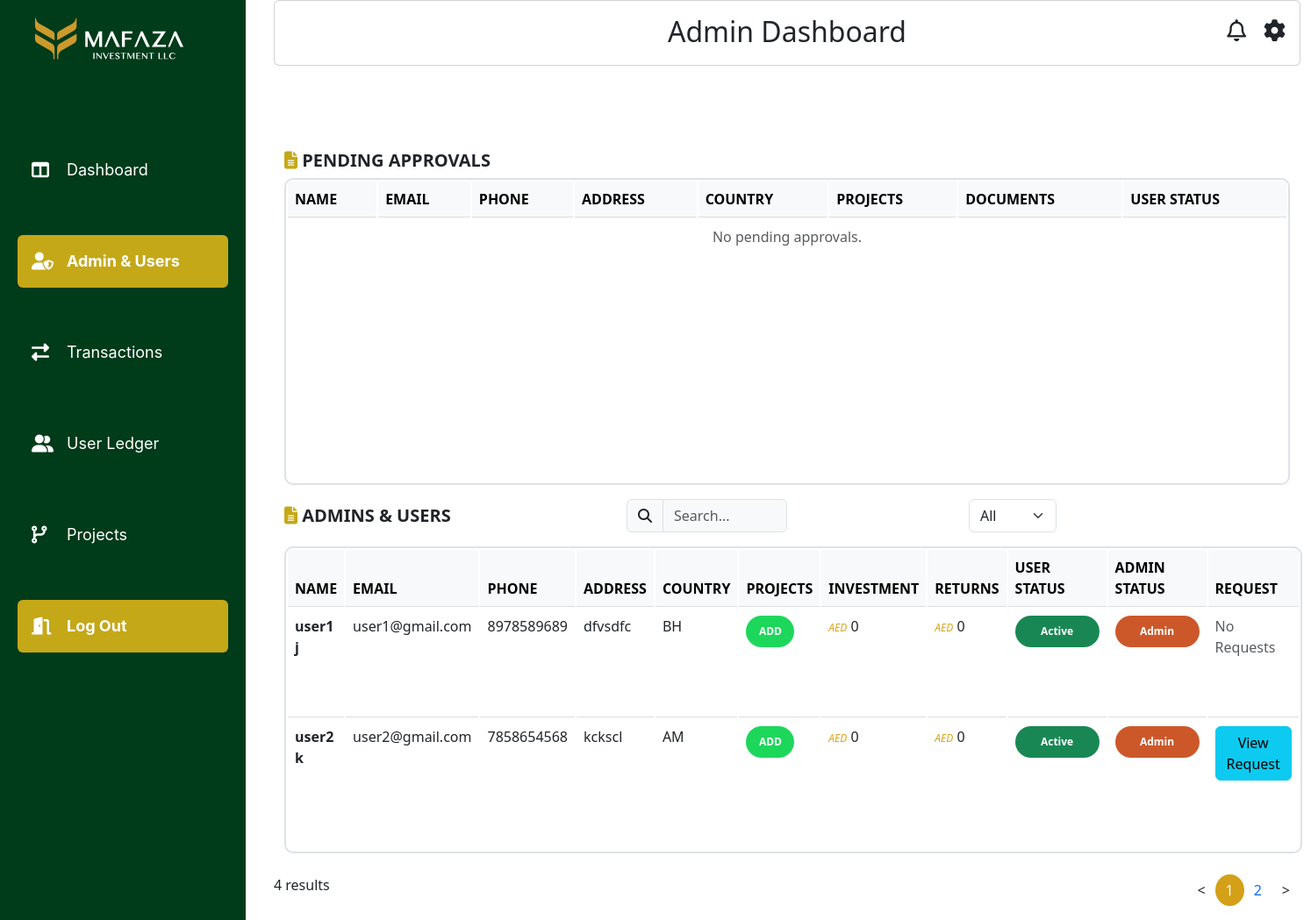
Screenshot of /mafazapp/adminusers/ (signed in) with the database file from the repository.
### mafazapp/models.py (models this page shows, shortened)
class CustomUser(AbstractUser):
    id = models.UUIDField(primary_key=True, default=uuid.uuid4, editable=False)
    phone_number = models.CharField(max_length=15)
    address = models.TextField()
    country = CountryField()
    status = models.CharField(max_length=20, choices=STATUS_CHOICES, default='PENDING')
    is_approved = models.BooleanField(default=False)
    created_at = models.DateTimeField(auto_now_add=True)
    has_requested = models.BooleanField(default=False)

### mafazapp/views.py (the view, shortened to what this page needs)
# urls.py: path('adminusers/', views.adminusers, name='adminusers'),
@user_passes_test(admin_required, login_url='home')
@never_cache
def adminusers(request):
    User = get_user_model()
    search_query = request.GET.get('search', '')
    user_type = request.GET.get('user_type', '')
    users = User.objects.exclude(is_superuser=True)
    approved_users = users.filter(is_approved=True)
    pending_users = users.filter(is_approved=False)
    requested_users = approved_users.filter(has_requested=True)
    paginator = Paginator(approved_users, 2)
    page_number = request.GET.get('page')
    page_users = paginator.get_page(page_number)
    return render(request, 'adminusers.html', {
        'users': page_users,
        'pending_users': pending_users,
        'requested_users': requested_users,
        'search_query': search_query,
        'user_type': user_type
    })

### mafazapp/views.py (called while the page is built)
def admin_required(user):
    return user.is_authenticated and user.is_staff

### mafazapp/templates/adminusers.html (shortened to what this page needs)
{% load static %}
<!DOCTYPE html>
<html lang="en">
<head>
    <link rel="stylesheet" type="text/css" href="{% static 'css/style.css' %}">
    <link href="https://cdn.jsdelivr.net/npm/bootstrap@5.3.0/dist/css/bootstrap.min.css" rel="stylesheet">
    <link rel="stylesheet" href="https://cdnjs.cloudflare.com/ajax/libs/font-awesome/6.5.1/css/all.min.css">
</head>
<body >
    <div class="sidebar" id="sidebar" >
        <div class="col-lg-4 col-md-12 col-sm-12 col-12 logo">
            <img src="{% static 'images/logo.svg' %}" alt="Logo" class="img-fluid ">
        </div>
<br><br><br><br>
<nav class="sidebar-menu">
    <a href="{% url 'admindashboard' %}" class="nav-link">
        <i class="fa-solid fa-table-columns"></i> Dashboard
    </a>
    <a href="{% url 'adminusers' %}" class="nav-link active">
        <i class='fas fa-user-shield'></i>
        Admin & Users
    </a>
    <a href="{% url 'admintransaction' %}" class="nav-link">
        <i class="fa-solid fa-exchange-alt"></i>
        Transactions
    </a>
    <a href="{% url 'userledger' %}" class="nav-link">
        <i class="fa-solid fa-user-group"></i>
          User Ledger
    </a>
    <a href="{% url 'adminprojects' %}" class="nav-link">
        <i class="fa-solid fa-code-branch"></i>
             Projects
    </a>
<a href="{% url 'logout' %}" class="nav-link logout">
        <i class="fa-solid fa-door-open"></i>
             Log Out
    </a>
</nav>
</div>
<div class="content">
    <div class="container-fluid" >
        <div class="row">
            <div class="col-lg-12 col-md-12 col-sm-12 col-12">
                <div class="card p-3">
                    <h2 class="text-center">Admin Dashboard</h2>
                    <div class="icons">
                        <i class="fa-regular fa-bell"></i>
                        <i class="fas fa-cog settings-icon"></i>
                    </div>
                </div>
            </div>
        </div>
                <br><br><br>
                <div class="container-fluid mt-4">
                    <h5 class="fw-bold text-uppercase"> <i class="fas fa-file-alt"></i> Pending Approvals</h5>
                    <table class="table">
                        <thead class="table-light">
                            <tr>
                                <th>NAME</th>
                                <th>Email</th>
                                <th>Phone</th>
                                <th>Address</th>
                                <th>Country</th>
                                <th>PROJECTS</th>
                                <th>DOCUMENTS</th>
                                <th>USER STATUS</th>
                            </tr>
                        </thead>
                        <tbody>
                            {% for user in pending_users %}
                            <tr>
                                <td><strong>{{ user.first_name }} {{ user.last_name }}</strong></td>
                                <td>{{ user.email }}</td>
                                <td>{{ user.phone_number }}</td>
                                <td>{{ user.address }}</td>
                                <td>{{ user.country }}</td>
                                <td>WizeGlow</td>
                                <td><a href="#" class="text-primary">UPLOAD DOCUMENTS</a></td>
                                <td>
                                    <form method="POST" action="{% url 'adminusers' %}">
                                        {% csrf_token %}
                                        <input type="hidden" name="user_id" value="{{ user.id }}">
                                        <button type="submit" name="action" value="confirm_toggle"
                                            class="badge2 bg-warning text-dark">
                                            PENDING
                                        </button>
                                    </form>
                                </td>
                            </tr>
                            {% empty %}
                            <tr>
                                <td colspan="8" class="text-center text-muted">No pending approvals.</td>
                            </tr>
                            {% endfor %}
                        </tbody>
                    </table>
                    <div class="row align-items-center">
                        <div class="col-lg-4 col-md-4 col-sm-12 col-12  mb-2 mb-md-0">
                            <h5 class="fw-bold text-uppercase me-3 mb-0">
                                <i class="fas fa-file-alt"></i> Admins & Users
                            </h5>
                        </div>
                        <div class=" col-lg-4 col-md-4 col-sm-12  col-12 col-md">
                            <div class="input-group w-50">
                                <span class="input-group-text"><i class="fas fa-search"></i></span>
                                <input type="text" name="search" class="form-control bg-light"
                                       placeholder="Search..." value="{{ search_query }}">
                            </div>
                        </div>
                        <div class="col-lg-4 col-md-4 col-sm-12 col-12  mt-2 mt-md-0">
                            <form method="GET" action="{% url 'adminusers' %}">
                                <select name="user_type" class="form-select w-auto" onchange="this.form.submit()">
                                    <option value="" {% if not user_type %}selected{% endif %}>All</option>
                                </select>
                            </form>
                        </div>
                    </div>
                    <table class="table mt-3">
                        <thead class="table-light">
                            <tr>
                                <th>NAME</th>
                                <th>Email</th>
                                <th>Phone</th>
                                <th>Address</th>
                                <th>Country</th>
                                <th>PROJECTS</th>
                                <th>INVESTMENT</th>
                                <th>RETURNS</th>
                                <th>USER STATUS</th>
                                <th>ADMIN STATUS</th>
                                <th>REQUEST</th>
                            </tr>
                        </thead>
                        <tbody>
                            {% for user in users %}
                            <tr>
                                <td><strong>{{ user.first_name }} {{ user.last_name }}</strong></td>
                                <td>{{ user.email }}</td>
                                <td>{{ user.phone_number }}</td>
                                <td>{{ user.address }}</td>
                                <td>{{ user.country }}</td>
                                <td><button class="badge4" data-bs-toggle="modal" data-bs-target="#assignProjectModal">ADD</button></td>
                                <td><span class="currency">AED</span> 0</td>
                                <td><span class="currency">AED</span> 0</td>
                                <td>
                                    <form method="POST" action="{% url 'adminusers' %}">
                                        <button type="submit" name="action" value="confirm_toggle"
                                            class="badge3 {% if user.is_approved %}bg-success{% else %}bg-warning{% endif %}">
                                            {% if user.is_approved %} Active {% else %} Pending {% endif %}
                                        </button>
                                    </form>
                                </td>
                                <td>
                                    <form method="POST" action="{% url 'adminusers' %}">
                                        <button type="submit" name="action" value="{% if user.is_staff %}demote{% else %}promote{% endif %}"
                                                class="badge1 {% if user.is_staff %}admin{% else %}user{% endif %}">
                                            {% if user.is_staff %} Admin {% else %} User {% endif %}
                                        </button>
                                    </form>
                                </td>
<td>
    {% if user.has_requested %}
        <button type="button" class="btn btn-info" data-bs-toggle="modal" data-bs-target="#resetPasswordModal{{ user.id }}">
            View Request
        </button>
    {% else %}
        <span class="text-muted">No Requests</span>
    {% endif %}
</td>
            </tr>
               {% endfor %}
                        </tbody>
                    </table>
                    </div>
                   <div class="row mt-4">
                    <div class="col-6">
                        <p>{{ users.paginator.count }} results</p>
                    </div>
                    <div class="col-6">
                        <nav aria-label="Page navigation example">
                            <ul class="pagination justify-content-end">
                                {% if users.has_previous %}
                                    <li class="page-item">
                                        <a class="page-link" href="?page={{ users.previous_page_number }}">&lt;</a>
                                    </li>
                                {% else %}
                                    <li class="page-item disabled">
                                        <a class="page-link" href="#">&lt;</a>
                                    </li>
                                {% endif %}
                                {% for num in users.paginator.page_range %}
                                    {% if num == users.number %}
                                        <li class="page-item active">
                                            <a class="page-link" href="?page={{ num }}">{{ num }}</a>
                                        </li>
                                    {% elif num > users.number|add:-3 and num < users.number|add:3 %}
                                        <li class="page-item">
                                            <a class="page-link" href="?page={{ num }}">{{ num }}</a>
                                        </li>
                                    {% endif %}
                                {% endfor %}
                                {% if users.has_next %}
                                    <li class="page-item">
                                        <a class="page-link" href="?page={{ users.next_page_number }}">&gt;</a>
                                    </li>
                                {% else %}
                                    <li class="page-item disabled">
                                        <a class="page-link" href="#">&gt;</a>
                                    </li>
                                {% endif %}
                            </ul>
                        </nav>
                    </div>
                </div>
</body>
</html>

### mafazapp/static/css/style.css (style rules this page uses)
:root { --glass-bg: rgba(255, 255, 255, 0.15); --glass-border: rgba(255, 255, 255, 0.18); --glass-shadow: rgba(0, 0, 0, 0.1); --primary-dark: #1a3d37; --primary-light: #2c5851; --accent-gold: #d4af37; --text-primary: #2d3436; --text-light: rgba(255, 255, 255, 0.9); }
body { font-family: Arial, sans-serif; }
.sidebar { position: fixed; top: 0; left: 0; overflow: hidden; width: 280px; height: 150vh; background-color: #003B1A; color: white; padding: 20px; display: flex; flex-direction: column; align-items: center; }
.sidebar .logo { width: 100%; padding-left: 20px; }
.sidebar-menu { width: 100%; display: flex; flex-direction: column; font-family: 'Inter', sans-serif; font-size: 18px; line-height: 28px; font-weight: 400; gap: 44px; }
.sidebar-menu .nav-link { padding: 16px; display: flex; align-items: center; color: #FFFFFF; border-radius: 6px; gap: 8px; text-decoration: none; font-weight: 400; }
.sidebar-menu .nav-link.active { font-weight: 700; color: white; background: #c5a818; }
.sidebar-menu .nav-link i { font-size: 20px; width: 32px; }
.sidebar-menu .nav-link.logout { font-weight: 700; color: white; background: #c5a818; }
.fa-file-alt,.fa-landmark,.fa-building { color: rgb(197 168 24); }
.content { flex-grow: 1; padding-left: 300px; }
th { text-transform: uppercase; }
.pagination .page-item.active .page-link { background-color: #d4a017; color: white; border-radius: 50%; border: none; }
.pagination .page-link { border: none; }
.pagination .page-item:first-child .page-link, .pagination .page-item:last-child .page-link { background: none; border: none; color: inherit; }
.page-link { color: black; }
.table { height: 350px; opacity: 1; border: 2px solid #ddd; border-collapse: separate; border-radius: 10px; overflow: hidden; }
.table th, .table td { border-bottom: 1px solid #ddd; }
.table tbody tr:last-child td { border-bottom: none; }
.currency { color: goldenrod; font-style: oblique; font-size: 12px; }
.badge1,.badge2,.badge3,.badge4 { border-radius: 18px; width: 96px; height: 36px; text-align: center; align-items: center; display: flex; line-height: 22px; justify-content: center; padding-left: 9px; padding-right: 9px; color: rgb(255, 255, 255); border: none; font-size: 12px; font-weight: 700; }
.badge1.admin { background: #CC582AFF; color: white; }
.badge1 { background: #CC582AFF; color: white; }
.badge3 { background: #003B1AFF; }
.badge4 { background: #1DD75BFF; border-radius: 18px; width: 55px !important; height: 36px !important; }
.icons { display: flex; justify-content: flex-end; gap: 20px; font-size: 25px; margin-top: -40px; padding-bottom: 10px; cursor: pointer; }

### rows the page displays
CustomUser: first_name "user1", last_name "j", email "user1@gmail.com", phone_number "8978589689", address "dfvsdfc", country "BH", is_approved "Active", is_staff "Admin", has_requested "No Requests"
CustomUser: first_name "user2", last_name "k", email "user2@gmail.com", phone_number "7858654568", address "kckscl", country "AM", is_approved "Active", is_staff "Admin"

### other values shown
{{ users.paginator.count }} "4"
{{ num }} "1"
{{ num }} "2"
